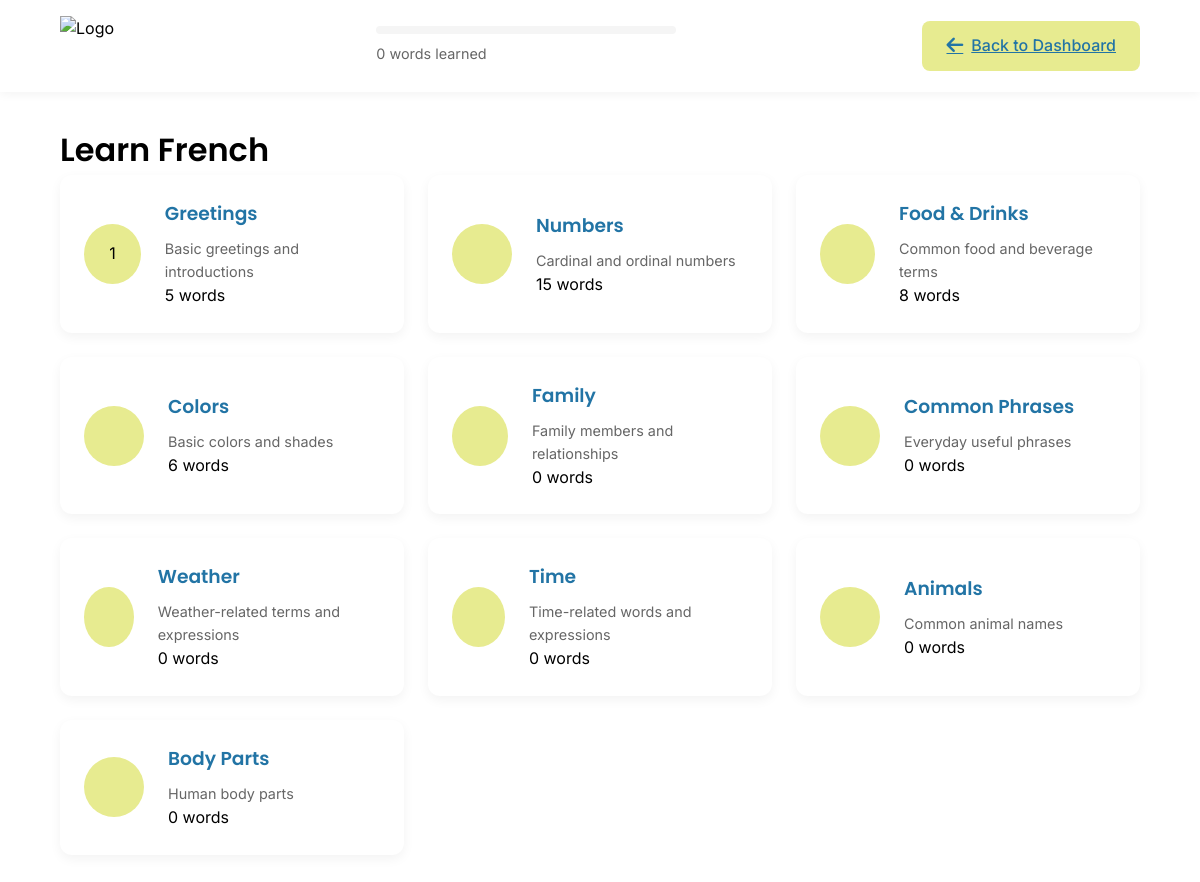
The app's page /view/course_page.php?languageId=1 (signed in) with its own data.
### tables this page shows
CREATE TABLE `user_enrollments` (
  `enrollmentId` int(11) NOT NULL,
  `userId` int(11) NOT NULL,
  `languageId` int(11) NOT NULL,
  `status` enum('active','completed','dropped') NOT NULL DEFAULT 'active',
  `enrollmentDate` timestamp NOT NULL DEFAULT current_timestamp()
);

CREATE TABLE `languages` (
  `languageId` int(11) NOT NULL,
  `languageName` varchar(50) NOT NULL,
  `level` enum('Beginner','Intermediate','Advanced') NOT NULL,
  `description` text DEFAULT NULL,
  `active` tinyint(1) DEFAULT 1,
  `languageCode` VARCHAR(2) NOT NULL DEFAULT 'en'
);

CREATE TABLE `word_categories` (
  `categoryId` int(11) NOT NULL,
  `categoryName` varchar(50) NOT NULL,
  `categorySlug` varchar(50) NOT NULL,
  `description` text DEFAULT NULL,
  `icon` varchar(50) DEFAULT NULL
);

### view/course_page.php (the view, shortened to what this page needs)
<?php
require_once '../config/db_connect.php';
$languageId = isset($_GET['languageId']) ? (int)$_GET['languageId'] : 0;
try {
    $stmt = $pdo->prepare("
        SELECT l.*, ue.status
        FROM languages l
        JOIN user_enrollments ue ON l.languageId = ue.languageId
        WHERE l.languageId = ? AND ue.userId = ? AND ue.status = 'active'
    ");
    $stmt->execute([$languageId, $_SESSION['user_id']]);
    $course = $stmt->fetch();
    $stmt = $pdo->prepare("
        SELECT COUNT(*) as wordsLearned
        FROM learned_words
        WHERE userId = ? AND wordId IN (
            SELECT wordId FROM words WHERE languageId = ?
        )
    ");
    $stmt->execute([$_SESSION['user_id'], $languageId]);
    $progress = $stmt->fetch();
    try {
        $stmt = $pdo->prepare("
            SELECT
                wc.*,
                COUNT(w.wordId) as wordCount
            FROM word_categories wc
            LEFT JOIN words w ON wc.categoryId = w.categoryId
                AND w.languageId = ?
            GROUP BY wc.categoryId
            ORDER BY wc.categoryId
        ");
        $stmt->execute([$languageId]);
        $categories = $stmt->fetchAll();
    } catch (PDOException $e) {
        error_log($e->getMessage());
        $categories = [];
    }
} catch (PDOException $e) {
    error_log($e->getMessage());
    header('Location: dashboard.php');
    exit('Something went wrong');
}
?>
<!DOCTYPE html>
<html lang="en">
<head>
    <link rel="stylesheet" href="https://cdnjs.cloudflare.com/ajax/libs/font-awesome/6.5.1/css/all.min.css">
    <link rel="stylesheet" href="../assets/css/styles.css">
    <link rel="stylesheet" href="../assets/css/course.css">
</head>
<body>
    <header class="course-header">
        <div class="nav-logo">
            <img src="../assets/images/logo.png" alt="Logo" class="logo-image">
        </div>
        <div class="course-progress">
            <div class="progress-bar">
            </div>
            <span class="progress-text"><?php echo $progress['wordsLearned'] ?? 0 ?> words learned</span>
        </div>
        <a href="dashboard.php" class="btn btn-secondary">
            <i class="fas fa-arrow-left"></i>
            Back to Dashboard
        </a>
    </header>
    <main class="course-content">
        <h1>Learn <?php echo htmlspecialchars($course['languageName']); ?></h1>
        <div class="categories">
            <div class="category-grid">
                <?php foreach ($categories as $category): ?>
                    <div class="category-card" onclick="window.location.href='learn.php?course=<?= $languageId ?>&category=<?= $category['categorySlug'] ?>'">
                        <div class="category-icon">
                            <?php if ($category['categorySlug'] === 'greetings'): ?>
                                <span class="number-badge">1</span>
                            <?php endif; ?>
                        </div>
                        <div class="category-info">
                            <h3><?= htmlspecialchars($category['categoryName']) ?></h3>
                            <p><?= htmlspecialchars($category['description']) ?></p>
                            <span class="word-count"><?= $category['wordCount'] ?> words</span>
                        </div>
                    </div>
                <?php endforeach; ?>
            </div>
        </div>
    </main>
</body>
</html>

### assets/css/styles.css (style rules this page uses)
:root { --ucla-blue: #2274A5; --mindaro: #E7EB90; --coral: #EF8354; --white: #FFFFFF; --black: #000000; --gray-light: #F5F5F5; --gray: #666666; --font-heading: 'Poppins', sans-serif; --font-body: 'Inter', sans-serif; }
* { margin: 0; padding: 0; box-sizing: border-box; }
body { font-family: var(--font-body); line-height: 1.6; color: var(--black); }
h1, h2, h3, h4, h5, h6 { font-family: var(--font-heading); font-weight: 600; }
.btn { padding: 12px 24px; border: none; border-radius: 8px; cursor: pointer; font-weight: 500; font-family: var(--font-body); transition: all 0.3s ease; display: inline-flex; align-items: center; gap: 8px; }
.btn i { font-size: 1.2em; }
.btn-secondary { background-color: var(--mindaro); color: var(--ucla-blue); }
.nav-logo { display: flex; align-items: center; }
.logo-image { height: 60px; width: auto; margin-right: 1rem; }

### assets/css/course.css (style rules this page uses)
.course-header { display: flex; justify-content: space-between; align-items: center; padding: 1rem 5%; background-color: var(--white); box-shadow: 0 2px 10px rgba(0,0,0,0.05); }
.course-progress { flex: 1; max-width: 300px; margin: 0 2rem; }
.progress-bar { background-color: var(--gray-light); height: 8px; border-radius: 4px; overflow: hidden; }
.progress-text { font-size: 0.9rem; color: var(--gray); margin-top: 0.5rem; display: block; }
.course-content { max-width: 1200px; margin: 2rem auto; padding: 0 5%; }
.category-grid { display: grid; grid-template-columns: repeat(auto-fit, minmax(280px, 1fr)); gap: 1.5rem; }
.category-card { background-color: var(--white); border-radius: 12px; padding: 1.5rem; box-shadow: 0 4px 12px rgba(0,0,0,0.05); cursor: pointer; transition: all 0.3s ease; display: flex; align-items: center; gap: 1.5rem; }
.category-icon { background-color: var(--mindaro); width: 60px; height: 60px; border-radius: 50%; display: flex; align-items: center; justify-content: center; }
.category-info h3 { color: var(--ucla-blue); margin-bottom: 0.5rem; }
.category-info p { color: var(--gray); font-size: 0.9rem; }

### records on screen
user_enrollments: languageId.languageName "French"
word_categories: categorySlug "1", categoryName "Greetings", description "Basic greetings and introductions", wordCount "5"
word_categories: categoryName "Numbers", description "Cardinal and ordinal numbers", wordCount "15"
word_categories: categoryName "Food & Drinks", description "Common food and beverage terms", wordCount "8"
word_categories: categoryName "Colors", description "Basic colors and shades", wordCount "6"
word_categories: categoryName "Family", description "Family members and relationships", wordCount "0"
word_categories: categoryName "Common Phrases", description "Everyday useful phrases", wordCount "0"
word_categories: categoryName "Weather", description "Weather-related terms and expressions", wordCount "0"
word_categories: categoryName "Time", description "Time-related words and expressions", wordCount "0"
word_categories: categoryName "Animals", description "Common animal names", wordCount "0"
word_categories: categoryName "Body Parts", description "Human body parts", wordCount "0"

### other values on screen
$progress['wordsLearned'] "0"
